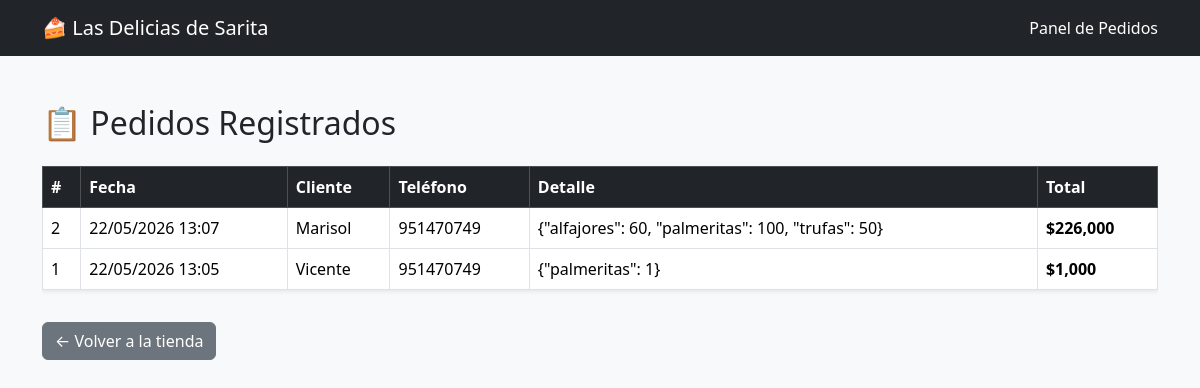
Screenshot of /admin/pedidos with the database file from the repository.
### tables this page shows
CREATE TABLE pedidos (
            id        INTEGER PRIMARY KEY AUTOINCREMENT,
            nombre    TEXT NOT NULL,
            telefono  TEXT NOT NULL,
            detalle   TEXT NOT NULL,
            total     INTEGER NOT NULL,
            fecha     TEXT NOT NULL
        );

### app.py (the view)
@app.route("/admin/pedidos")
def admin_pedidos():
    pedidos = obtener_pedidos()
    return render_template("admin.html", pedidos=pedidos, productos=PRODUCTOS)

### database.py (called while the page is built)
def obtener_pedidos():
    conn = sqlite3.connect(DB_PATH)
    conn.row_factory = sqlite3.Row
    c = conn.cursor()
    c.execute("SELECT * FROM pedidos ORDER BY id DESC")
    pedidos = c.fetchall()
    conn.close()
    return pedidos

### templates/admin.html (shortened to what this page needs)
<!DOCTYPE html>
<html lang="es">
<head>
    <link href="/static/bootstrap.min.css" rel="stylesheet">
</head>
<body class="bg-light">
    <nav class="navbar navbar-expand-lg navbar-dark bg-dark">
        <div class="container">
            <a class="navbar-brand" href="/">🍰 Las Delicias de Sarita</a>
            <span class="navbar-text text-white">Panel de Pedidos</span>
        </div>
    </nav>
    <div class="container my-5">
        <h2 class="mb-4">📋 Pedidos Registrados</h2>
        {% if pedidos %}
        <div class="table-responsive">
            <table class="table table-bordered table-hover bg-white shadow-sm">
                <thead class="table-dark">
                    <tr>
                        <th>#</th>
                        <th>Fecha</th>
                        <th>Cliente</th>
                        <th>Teléfono</th>
                        <th>Detalle</th>
                        <th>Total</th>
                    </tr>
                </thead>
                <tbody>
                    {% for pedido in pedidos %}
                    <tr>
                        <td>{{ pedido['id'] }}</td>
                        <td>{{ pedido['fecha'] }}</td>
                        <td>{{ pedido['nombre'] }}</td>
                        <td>{{ pedido['telefono'] }}</td>
                        <td>
                            {% set detalle = pedido['detalle'] | tojson %}
                            {% set items = pedido['detalle'] %}
                            {{ items }}
                        </td>
                        <td><strong>${{ "{:,.0f}".format(pedido['total']) }}</strong></td>
                    </tr>
                    {% endfor %}
                </tbody>
            </table>
        </div>
        {% else %}
        <div class="alert alert-info">Aún no hay pedidos registrados.</div>
        {% endif %}
        <a href="/" class="btn btn-secondary mt-3">← Volver a la tienda</a>
    </div>
</body>
</html>

### rows the page displays
pedidos: id "2", fecha "22/05/2026 13:07", nombre "Marisol", telefono "951470749", detalle "{\"alfajores\": 60, \"palmeritas\": 100, \"trufas\": 50}", total "226,000"
pedidos: id "1", fecha "22/05/2026 13:05", nombre "Vicente", telefono "951470749", detalle "{\"palmeritas\": 1}", total "1,000"
